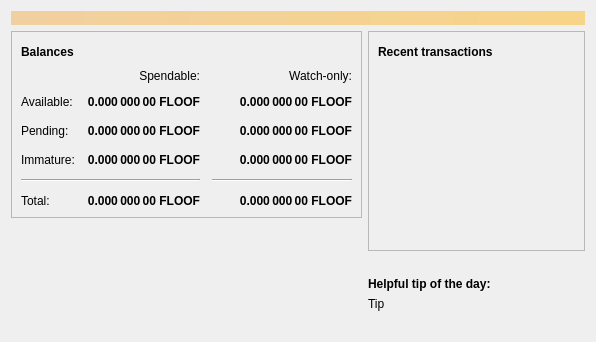
<?xml version="1.0" encoding="UTF-8"?>
<ui version="4.0">
 <class>OverviewPage</class>
 <widget class="QWidget" name="OverviewPage">
  <property name="geometry">
   <rect>
    <x>0</x>
    <y>0</y>
    <width>596</width>
    <height>342</height>
   </rect>
  </property>
  <property name="windowTitle">
   <string>Form</string>
  </property>
  <layout class="QVBoxLayout" name="topLayout">
   <item>
    <widget class="QLabel" name="labelAlerts">
     <property name="visible">
      <bool>false</bool>
     </property>
     <property name="styleSheet">
      <string notr="true">QLabel { background-color: qlineargradient(x1: 0, y1: 0, x2: 1, y2: 0, stop:0 #F0D0A0, stop:1 #F8D488); color:#000000; }</string>
     </property>
     <property name="wordWrap">
      <bool>true</bool>
     </property>
     <property name="margin">
      <number>3</number>
     </property>
     <property name="textInteractionFlags">
      <set>Qt::TextSelectableByMouse</set>
     </property>
    </widget>
   </item>
   <item>
    <layout class="QHBoxLayout" name="horizontalLayout" stretch="1,1">
     <item>
      <layout class="QVBoxLayout" name="verticalLayout_2">
       <item>
        <widget class="QFrame" name="frame">
         <property name="frameShape">
          <enum>QFrame::StyledPanel</enum>
         </property>
         <property name="frameShadow">
          <enum>QFrame::Raised</enum>
         </property>
         <layout class="QVBoxLayout" name="verticalLayout_4">
          <item>
           <layout class="QHBoxLayout" name="horizontalLayout_4">
            <item>
             <widget class="QLabel" name="label_5">
              <property name="font">
               <font>
                <weight>75</weight>
                <bold>true</bold>
               </font>
              </property>
              <property name="text">
               <string>Balances</string>
              </property>
             </widget>
            </item>
            <item>
             <widget class="QPushButton" name="labelWalletStatus">
              <property name="enabled">
               <bool>true</bool>
              </property>
              <property name="maximumSize">
               <size>
                <width>30</width>
                <height>16777215</height>
               </size>
              </property>
              <property name="toolTip">
               <string>The displayed information may be out of date. Your wallet automatically synchronizes with the Floofy network after a connection is established, but this process has not completed yet.</string>
              </property>
              <property name="text">
               <string/>
              </property>
              <property name="icon">
               <iconset resource="../bitcoin.qrc">
                <normaloff>:/icons/warning</normaloff>
                <disabledoff>:/icons/warning</disabledoff>:/icons/warning</iconset>
              </property>
              <property name="iconSize">
               <size>
                <width>24</width>
                <height>24</height>
               </size>
              </property>
              <property name="flat">
               <bool>true</bool>
              </property>
             </widget>
            </item>
            <item>
             <spacer name="horizontalSpacer_3">
              <property name="orientation">
               <enum>Qt::Horizontal</enum>
              </property>
              <property name="sizeHint" stdset="0">
               <size>
                <width>40</width>
                <height>20</height>
               </size>
              </property>
             </spacer>
            </item>
           </layout>
          </item>
          <item>
           <layout class="QGridLayout" name="gridLayout">
            <property name="spacing">
             <number>12</number>
            </property>
            <item row="2" column="2">
             <widget class="QLabel" name="labelWatchPending">
              <property name="font">
               <font>
                <weight>75</weight>
                <bold>true</bold>
               </font>
              </property>
              <property name="cursor">
               <cursorShape>IBeamCursor</cursorShape>
              </property>
              <property name="toolTip">
               <string>Unconfirmed transactions to watch-only addresses</string>
              </property>
              <property name="text">
               <string notr="true">0.000 000 00 FLOOF</string>
              </property>
              <property name="alignment">
               <set>Qt::AlignRight|Qt::AlignTrailing|Qt::AlignVCenter</set>
              </property>
              <property name="textInteractionFlags">
               <set>Qt::LinksAccessibleByMouse|Qt::TextSelectableByKeyboard|Qt::TextSelectableByMouse</set>
              </property>
             </widget>
            </item>
            <item row="2" column="1">
             <widget class="QLabel" name="labelUnconfirmed">
              <property name="font">
               <font>
                <weight>75</weight>
                <bold>true</bold>
               </font>
              </property>
              <property name="cursor">
               <cursorShape>IBeamCursor</cursorShape>
              </property>
              <property name="toolTip">
               <string>Total of transactions that have yet to be confirmed, and do not yet count toward the spendable balance</string>
              </property>
              <property name="text">
               <string notr="true">0.000 000 00 FLOOF</string>
              </property>
              <property name="alignment">
               <set>Qt::AlignRight|Qt::AlignTrailing|Qt::AlignVCenter</set>
              </property>
              <property name="textInteractionFlags">
               <set>Qt::LinksAccessibleByMouse|Qt::TextSelectableByKeyboard|Qt::TextSelectableByMouse</set>
              </property>
             </widget>
            </item>
            <item row="3" column="2">
             <widget class="QLabel" name="labelWatchImmature">
              <property name="font">
               <font>
                <weight>75</weight>
                <bold>true</bold>
               </font>
              </property>
              <property name="cursor">
               <cursorShape>IBeamCursor</cursorShape>
              </property>
              <property name="toolTip">
               <string>Mined balance in watch-only addresses that has not yet matured</string>
              </property>
              <property name="text">
               <string notr="true">0.000 000 00 FLOOF</string>
              </property>
              <property name="alignment">
               <set>Qt::AlignRight|Qt::AlignTrailing|Qt::AlignVCenter</set>
              </property>
              <property name="textInteractionFlags">
               <set>Qt::LinksAccessibleByMouse|Qt::TextSelectableByKeyboard|Qt::TextSelectableByMouse</set>
              </property>
             </widget>
            </item>
            <item row="4" column="0" colspan="2">
             <widget class="Line" name="line">
              <property name="orientation">
               <enum>Qt::Horizontal</enum>
              </property>
             </widget>
            </item>
            <item row="4" column="2">
             <widget class="Line" name="lineWatchBalance">
              <property name="sizePolicy">
               <sizepolicy hsizetype="Preferred" vsizetype="Fixed">
                <horstretch>0</horstretch>
                <verstretch>0</verstretch>
               </sizepolicy>
              </property>
              <property name="minimumSize">
               <size>
                <width>140</width>
                <height>0</height>
               </size>
              </property>
              <property name="orientation">
               <enum>Qt::Horizontal</enum>
              </property>
             </widget>
            </item>
            <item row="5" column="0">
             <widget class="QLabel" name="labelTotalText">
              <property name="text">
               <string>Total:</string>
              </property>
             </widget>
            </item>
            <item row="3" column="1">
             <widget class="QLabel" name="labelImmature">
              <property name="font">
               <font>
                <weight>75</weight>
                <bold>true</bold>
               </font>
              </property>
              <property name="cursor">
               <cursorShape>IBeamCursor</cursorShape>
              </property>
              <property name="toolTip">
               <string>Mined balance that has not yet matured</string>
              </property>
              <property name="text">
               <string notr="true">0.000 000 00 FLOOF</string>
              </property>
              <property name="alignment">
               <set>Qt::AlignRight|Qt::AlignTrailing|Qt::AlignVCenter</set>
              </property>
              <property name="textInteractionFlags">
               <set>Qt::LinksAccessibleByMouse|Qt::TextSelectableByKeyboard|Qt::TextSelectableByMouse</set>
              </property>
             </widget>
            </item>
            <item row="2" column="3">
             <spacer name="horizontalSpacer_2">
              <property name="orientation">
               <enum>Qt::Horizontal</enum>
              </property>
              <property name="sizeHint" stdset="0">
               <size>
                <width>40</width>
                <height>20</height>
               </size>
              </property>
             </spacer>
            </item>
            <item row="3" column="0">
             <widget class="QLabel" name="labelImmatureText">
              <property name="text">
               <string>Immature:</string>
              </property>
             </widget>
            </item>
            <item row="5" column="1">
             <widget class="QLabel" name="labelTotal">
              <property name="font">
               <font>
                <weight>75</weight>
                <bold>true</bold>
               </font>
              </property>
              <property name="cursor">
               <cursorShape>IBeamCursor</cursorShape>
              </property>
              <property name="toolTip">
               <string>Your current total balance</string>
              </property>
              <property name="text">
               <string notr="true">0.000 000 00 FLOOF</string>
              </property>
              <property name="alignment">
               <set>Qt::AlignRight|Qt::AlignTrailing|Qt::AlignVCenter</set>
              </property>
              <property name="textInteractionFlags">
               <set>Qt::LinksAccessibleByMouse|Qt::TextSelectableByKeyboard|Qt::TextSelectableByMouse</set>
              </property>
             </widget>
            </item>
            <item row="5" column="2">
             <widget class="QLabel" name="labelWatchTotal">
              <property name="font">
               <font>
                <weight>75</weight>
                <bold>true</bold>
               </font>
              </property>
              <property name="cursor">
               <cursorShape>IBeamCursor</cursorShape>
              </property>
              <property name="toolTip">
               <string>Current total balance in watch-only addresses</string>
              </property>
              <property name="text">
               <string notr="true">0.000 000 00 FLOOF</string>
              </property>
              <property name="alignment">
               <set>Qt::AlignRight|Qt::AlignTrailing|Qt::AlignVCenter</set>
              </property>
              <property name="textInteractionFlags">
               <set>Qt::LinksAccessibleByMouse|Qt::TextSelectableByKeyboard|Qt::TextSelectableByMouse</set>
              </property>
             </widget>
            </item>
            <item row="0" column="2">
             <widget class="QLabel" name="labelWatchonly">
              <property name="text">
               <string>Watch-only:</string>
              </property>
              <property name="alignment">
               <set>Qt::AlignRight|Qt::AlignTrailing|Qt::AlignVCenter</set>
              </property>
             </widget>
            </item>
            <item row="1" column="0">
             <widget class="QLabel" name="labelBalanceText">
              <property name="text">
               <string>Available:</string>
              </property>
             </widget>
            </item>
            <item row="1" column="1">
             <widget class="QLabel" name="labelBalance">
              <property name="font">
               <font>
                <weight>75</weight>
                <bold>true</bold>
               </font>
              </property>
              <property name="cursor">
               <cursorShape>IBeamCursor</cursorShape>
              </property>
              <property name="toolTip">
               <string>Your current spendable balance</string>
              </property>
              <property name="text">
               <string notr="true">0.000 000 00 FLOOF</string>
              </property>
              <property name="alignment">
               <set>Qt::AlignRight|Qt::AlignTrailing|Qt::AlignVCenter</set>
              </property>
              <property name="textInteractionFlags">
               <set>Qt::LinksAccessibleByMouse|Qt::TextSelectableByKeyboard|Qt::TextSelectableByMouse</set>
              </property>
             </widget>
            </item>
            <item row="1" column="2">
             <widget class="QLabel" name="labelWatchAvailable">
              <property name="font">
               <font>
                <weight>75</weight>
                <bold>true</bold>
               </font>
              </property>
              <property name="cursor">
               <cursorShape>IBeamCursor</cursorShape>
              </property>
              <property name="toolTip">
               <string>Your current balance in watch-only addresses</string>
              </property>
              <property name="text">
               <string notr="true">0.000 000 00 FLOOF</string>
              </property>
              <property name="alignment">
               <set>Qt::AlignRight|Qt::AlignTrailing|Qt::AlignVCenter</set>
              </property>
              <property name="textInteractionFlags">
               <set>Qt::LinksAccessibleByMouse|Qt::TextSelectableByKeyboard|Qt::TextSelectableByMouse</set>
              </property>
             </widget>
            </item>
            <item row="2" column="0">
             <widget class="QLabel" name="labelPendingText">
              <property name="text">
               <string>Pending:</string>
              </property>
             </widget>
            </item>
            <item row="0" column="1">
             <widget class="QLabel" name="labelSpendable">
              <property name="text">
               <string>Spendable:</string>
              </property>
              <property name="alignment">
               <set>Qt::AlignRight|Qt::AlignTrailing|Qt::AlignVCenter</set>
              </property>
             </widget>
            </item>
           </layout>
          </item>
         </layout>
        </widget>
       </item>
       <item>
        <spacer name="verticalSpacer">
         <property name="orientation">
          <enum>Qt::Vertical</enum>
         </property>
         <property name="sizeHint" stdset="0">
          <size>
           <width>20</width>
           <height>40</height>
          </size>
         </property>
        </spacer>
       </item>
       <item>
        <layout class="QGridLayout" name="logo_grid">
          <item>
            <widget class="QLabel" name="label_wallet_bgcoin">
             <property name="text">
              <string/>
             </property>
             <property name="pixmap">
              <pixmap resource="../bitcoin.qrc">:/icons/wallet_bgcoin</pixmap>
             </property>
             <property name="scaledContents">
              <bool>false</bool>
             </property>
             <property name="alignment">
              <set>Qt::AlignCenter</set>
             </property>
             <property name="margin">
              <number>-2</number>
             </property>
            </widget>
          </item>
          <item>
            <widget class="QLabel" name="label_wallet_version_overlay">
              <property name="text">
               <string></string>
              </property>
              <property name="pixmap">
              </property>
              <property name="scaledContents">
               <bool>false</bool>
              </property>
              <property name="alignment">
               <set>Qt::AlignLeft|Qt::AlignBottom</set>
              </property>
              <property name="margin">
               <number>2</number>
              </property>
            </widget>
          </item>
        </layout>
       </item>
      </layout>
     </item>
     <item>
      <layout class="QVBoxLayout" name="verticalLayout_3">
       <item>
        <widget class="QFrame" name="frame_2">
         <property name="frameShape">
          <enum>QFrame::StyledPanel</enum>
         </property>
         <property name="frameShadow">
          <enum>QFrame::Raised</enum>
         </property>
         <layout class="QVBoxLayout" name="verticalLayout">
          <item>
           <layout class="QHBoxLayout" name="horizontalLayout_2">
            <item>
             <widget class="QLabel" name="label_4">
              <property name="font">
               <font>
                <weight>75</weight>
                <bold>true</bold>
               </font>
              </property>
              <property name="text">
               <string>Recent transactions</string>
              </property>
             </widget>
            </item>
            <item>
             <widget class="QPushButton" name="labelTransactionsStatus">
              <property name="enabled">
               <bool>true</bool>
              </property>
              <property name="maximumSize">
               <size>
                <width>30</width>
                <height>16777215</height>
               </size>
              </property>
              <property name="toolTip">
               <string>The displayed information may be out of date. Your wallet automatically synchronizes with the Floofy network after a connection is established, but this process has not completed yet.</string>
              </property>
              <property name="text">
               <string/>
              </property>
              <property name="icon">
               <iconset resource="../bitcoin.qrc">
                <normaloff>:/icons/warning</normaloff>
                <disabledoff>:/icons/warning</disabledoff>:/icons/warning</iconset>
              </property>
              <property name="iconSize">
               <size>
                <width>24</width>
                <height>24</height>
               </size>
              </property>
              <property name="flat">
               <bool>true</bool>
              </property>
             </widget>
            </item>
            <item>
             <spacer name="horizontalSpacer">
              <property name="orientation">
               <enum>Qt::Horizontal</enum>
              </property>
              <property name="sizeHint" stdset="0">
               <size>
                <width>40</width>
                <height>20</height>
               </size>
              </property>
             </spacer>
            </item>
           </layout>
          </item>
          <item>
           <widget class="QListView" name="listTransactions">
            <property name="styleSheet">
             <string notr="true">QListView { background: transparent; }</string>
            </property>
            <property name="frameShape">
             <enum>QFrame::NoFrame</enum>
            </property>
            <property name="verticalScrollBarPolicy">
             <enum>Qt::ScrollBarAlwaysOff</enum>
            </property>
            <property name="horizontalScrollBarPolicy">
             <enum>Qt::ScrollBarAlwaysOff</enum>
            </property>
            <property name="selectionMode">
             <enum>QAbstractItemView::NoSelection</enum>
            </property>
           </widget>
          </item>
         </layout>
        </widget>
       </item>
       <item>
        <spacer name="verticalSpacer_2">
         <property name="orientation">
          <enum>Qt::Vertical</enum>
         </property>
         <property name="sizeHint" stdset="0">
          <size>
           <width>20</width>
           <height>40</height>
          </size>
         </property>
        </spacer>
       </item>
       <item>
        <layout class="QVBoxLayout" name="verticalLayout_5">
         <property name="topMargin">
          <number>0</number>
         </property>
         <item>
          <widget class="QLabel" name="label_tip_header">
           <property name="font">
            <font>
             <weight>75</weight>
             <bold>true</bold>
            </font>
           </property>
           <property name="text">
            <string>Helpful tip of the day:</string>
           </property>
          </widget>
         </item>
         <item>
          <widget class="QLabel" name="label_tip">
           <property name="text">
            <string>Tip</string>
           </property>
          </widget>
         </item>
         <item>
          <spacer name="verticalSpacer_3">
           <property name="orientation">
            <enum>Qt::Vertical</enum>
           </property>
           <property name="sizeType">
            <enum>QSizePolicy::Maximum</enum>
           </property>
           <property name="sizeHint" stdset="0">
            <size>
             <width>20</width>
             <height>40</height>
            </size>
           </property>
          </spacer>
         </item>
        </layout>
       </item>
      </layout>
     </item>
    </layout>
   </item>
  </layout>
 </widget>
 <resources>
  <include location="../bitcoin.qrc"/>
 </resources>
 <connections/>
</ui>
